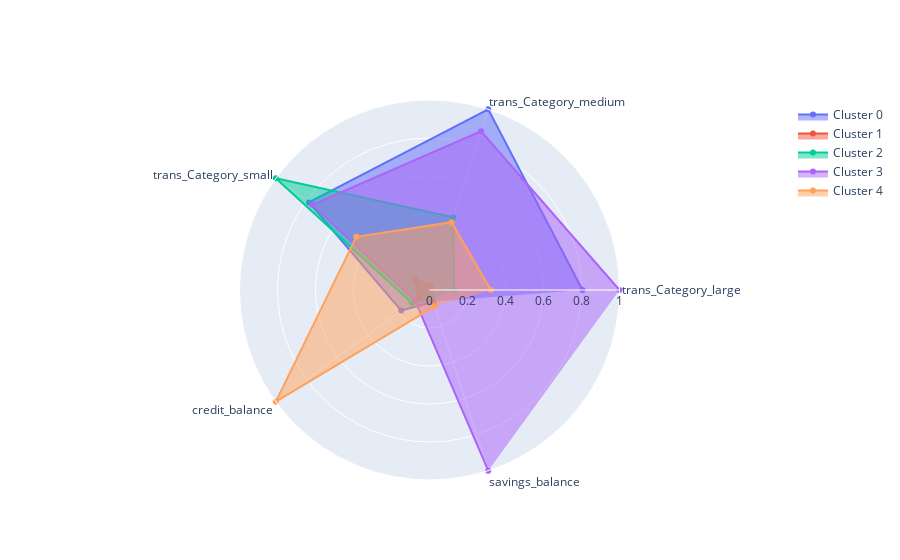

The code cell stored with this chart in its notebook:
### Code cell
#Radar plot: Attempt to plot as % of max of column

#Plot features (columns) as theta (angle). Use the data grouped by the clusters
angle = financial_radar_final.columns[:5]
cluster_list = ['0','1','2','3','4']
# 3: Initialize plot/figure
chart = go.Figure()

# Loop over each cluster 
for i in cluster_list:
    # Select column values in df_scaled
    radius = max_df.loc[i].values
    # Plot values
    chart .add_trace(go.Scatterpolar
        (r = radius,
        theta = angle,
        fill = "toself",
        name = f'Cluster {i}'
            )
        )
# Add labels etc
chart.update_layout(
polar=dict (radialaxis = dict(visible = True,range=[0,1])),
showlegend=True
        )

chart.show()

### Figure 1 — Plotly figure (JSON) as saved in the notebook; plotly's stock layout.template omitted (floating-point values rounded to 4 significant figures)
{"data": [{"fill": "toself", "name": "Cluster 0", "r": [0.8055, 1, 0.7842, 0.1843, 0.06482, 4.298, 0.7024, 1, 0.4881], "theta": ["trans_Category_large", "trans_Category_medium", "trans_Category_small", "credit_balance", "savings_balance"], "type": "scatterpolar"}, {"fill": "toself", "name": "Cluster 1", "r": [0.01207, 0.02292, 0.0931, 0.07145, 0.06935, 3.958, 0.5979, 0.2804, 0.7619], "theta": ["trans_Category_large", "trans_Category_medium", "trans_Category_small", "credit_balance", "savings_balance"], "type": "scatterpolar"}, {"fill": "toself", "name": "Cluster 2", "r": [0.1301, 0.4019, 1, 0.1154, 0.04698, 3.701, 0.7396, 1, 0.6011], "theta": ["trans_Category_large", "trans_Category_medium", "trans_Category_small", "credit_balance", "savings_balance"], "type": "scatterpolar"}, {"fill": "toself", "name": "Cluster 3", "r": [1, 0.8785, 0.7624, 0.09389, 1, 4.5, 0.8, 1, 1], "theta": ["trans_Category_large", "trans_Category_medium", "trans_Category_small", "credit_balance", "savings_balance"], "type": "scatterpolar"}, {"fill": "toself", "name": "Cluster 4", "r": [0.323, 0.3754, 0.4765, 1, 0.09024, 3.667, 1, 0.5714, 0.4286], "theta": ["trans_Category_large", "trans_Category_medium", "trans_Category_small", "credit_balance", "savings_balance"], "type": "scatterpolar"}], "layout": {"autosize": true, "polar": {"angularaxis": {"type": "category"}, "radialaxis": {"autorange": false, "range": [0, 1], "type": "linear", "visible": true}}, "showlegend": true}}
